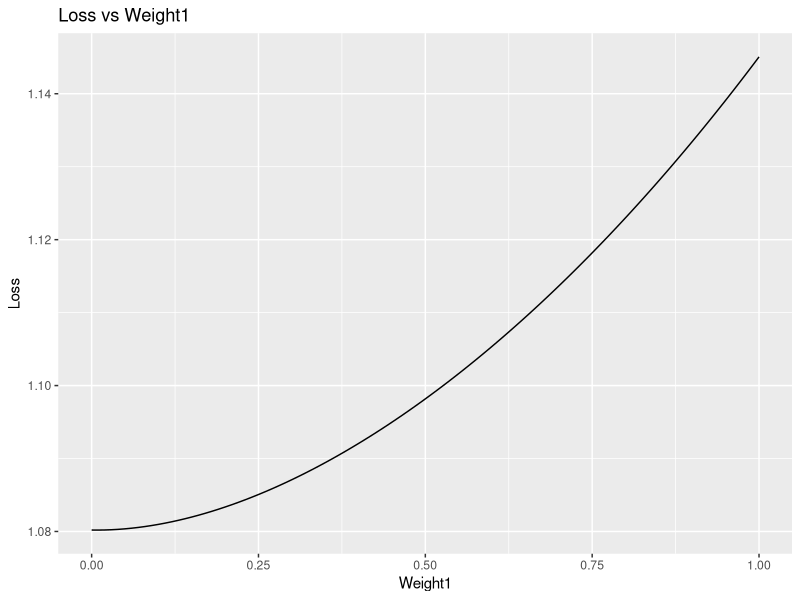

Recreate this plot in R.
## ---- chunk 1
rm(list=ls())
library(dplyr)
library(purrr)
library(ggplot2)
## ---- chunk 2
test1 <- read.csv("../input/testresults_2001for_allvariables.csv")
test2 <- read.csv("../input/testresults_xgb3.csv")
pred1 <- read.csv("../output/Rforest_2001_trees.csv")
pred2 <- read.csv("../output/submission_xgb3.csv")
## ---- chunk 3
# Soft voting function
soft_voting <- function(pred1, pred2, weight1=0.5, weight2=0.5) {
  # Ensure that the weights sum up to 1
  if (weight1 + weight2 != 1) {
    stop("The weights do not sum up to 1.")
  }

  # Check if 'Choice' column exists in both dataframes
  choice_exists_pred1 <- 'Choice' %in% colnames(pred1)
  choice_exists_pred2 <- 'Choice' %in% colnames(pred2)

  # If 'Choice' column exists, rename it temporarily to avoid conflicts in join
  if (choice_exists_pred1) {
    pred1 <- pred1 %>% rename(Choice_temp = Choice)
  }
  
  if (choice_exists_pred2) {
    pred2 <- pred2 %>% rename(Choice_temp = Choice)
  }

  # Join the two predictions based on 'No' (assumption: 'No' is the unique id)
  pred <- inner_join(pred1, pred2, by = "No", suffix = c("_1", "_2"))

  # Soft voting
  pred <- pred %>%
    mutate(
      Ch1 = weight1 * Ch1_1 + weight2 * Ch1_2,
      Ch2 = weight1 * Ch2_1 + weight2 * Ch2_2,
      Ch3 = weight1 * Ch3_1 + weight2 * Ch3_2,
      Ch4 = weight1 * Ch4_1 + weight2 * Ch4_2
    )

  # If 'Choice' column existed, rename it back to 'Choice'
  if (choice_exists_pred1 | choice_exists_pred2) {
    pred <- pred %>% rename(Choice = Choice_temp_1)  # assuming pred1 is your validation set
  }
  
  # Remove the columns from individual models
  if (choice_exists_pred1 | choice_exists_pred2) {
    pred <- pred %>% select(No, Ch1, Ch2, Ch3, Ch4, Choice)
  } else {
    pred <- pred %>% select(No, Ch1, Ch2, Ch3, Ch4)
  }

  return(pred)
}


# Function to adjust and normalize probabilities
adjust_and_normalize <- function(df, min_proportion=0.5) {
  
  # List of column names containing probabilities
  prob_cols <- c("Ch1", "Ch2", "Ch3", "Ch4")
  
  # Convert the dataframe to a matrix for easier row-wise operations
  prob_matrix <- as.matrix(df[prob_cols])
  
  # For each row, find the min and max indices
  min_indices <- apply(prob_matrix, 1, which.min)
  max_indices <- apply(prob_matrix, 1, which.max)
  
  # Adjust the min and max values for each row
  for(i in seq_len(nrow(prob_matrix))) {
    # Calculate how much of the min to give to the max
    transfer_amount <- prob_matrix[i, min_indices[i]] * min_proportion
    
    # Subtract the transfer amount from the min
    prob_matrix[i, min_indices[i]] <- prob_matrix[i, min_indices[i]] - transfer_amount
    
    # Add the transfer amount to the max
    prob_matrix[i, max_indices[i]] <- prob_matrix[i, max_indices[i]] + transfer_amount
  }
  
  # Normalize probabilities so they sum to 1
  prob_matrix <- prob_matrix / rowSums(prob_matrix)
  
  # Replace the old probability columns in the dataframe
  df[prob_cols] <- prob_matrix
  
  return(df)
}

logloss <- function(testpredict_df) {
  # Create one-hot encoding for each choice on-the-fly
  Ch1 <- as.integer(testpredict_df$Choice == 1)
  Ch2 <- as.integer(testpredict_df$Choice == 2)
  Ch3 <- as.integer(testpredict_df$Choice == 3)
  Ch4 <- as.integer(testpredict_df$Choice == 4)
  
  # Calculate logloss using these one-hot encoded variables
  result <- -1/nrow(testpredict_df) * sum(Ch1 * log(testpredict_df$Ch1) +
                                    Ch2 * log(testpredict_df$Ch2) +
                                    Ch3 * log(testpredict_df$Ch3) +
                                    Ch4 * log(testpredict_df$Ch4))
  return(result)
}
## ---- chunk 4
# Initialize variables to store the minimum loss and corresponding weight
min_loss <- Inf
optimal_weight <- NULL

# Initialize the dataframe to store the weight and corresponding loss
df_loss <- data.frame(weight1 = numeric(), loss = numeric())

# Iterate over the range of weights
for(weight1 in seq(0, 1, by=0.01)){
  # Get soft voting result
  result <- soft_voting(test1, test2, weight1, 1-weight1)
  
  # Calculate the logloss
  loss <- logloss(result)
  
  # Check if this loss is less than the current minimum loss
  if(loss < min_loss){
    # If so, update the minimum loss and the corresponding weight
    min_loss <- loss
    optimal_weight <- weight1
  }
  
  # Append the weight and corresponding loss to the dataframe
  df_loss <- rbind(df_loss, data.frame(weight1 = weight1, loss = loss))
}

# Print the optimal weight and corresponding loss
cat("Optimal weight1: ", optimal_weight, "\n")
cat("Minimum loss: ", min_loss, "\n")

# Plot the loss against weight
ggplot(df_loss, aes(x=weight1, y=loss)) +
  geom_line() +
  labs(x="Weight1", y="Loss", title="Loss vs Weight1")
## ---- chunk 5
weight = 0.6 ## gut feel
result <- soft_voting(test1, test2, weight, 1-weight)
loss <- logloss(result)
loss
## ---- chunk 6
# Apply the function
final <- adjust_and_normalize(result, 0.5)
loss <- logloss(final)
loss
## ---- chunk 7
rf <- adjust_and_normalize(test1, 0.5)
loss <- logloss(rf)
loss
## ---- chunk 8
weight = 0.6
result <- soft_voting(pred1, pred2, weight, 1-weight)
result
# final <- adjust_and_normalize(pred1, 0.5)
# final
## ---- chunk 9
min(subset(result, select=-c(No)))
max(subset(result, select=-c(No)))
min(subset(final, select=-c(No)))
max(subset(final, select=-c(No)))
## ---- chunk 10
write.csv(result, file = "../output/ensemble_rf_xgb.csv", row.names = FALSE)
